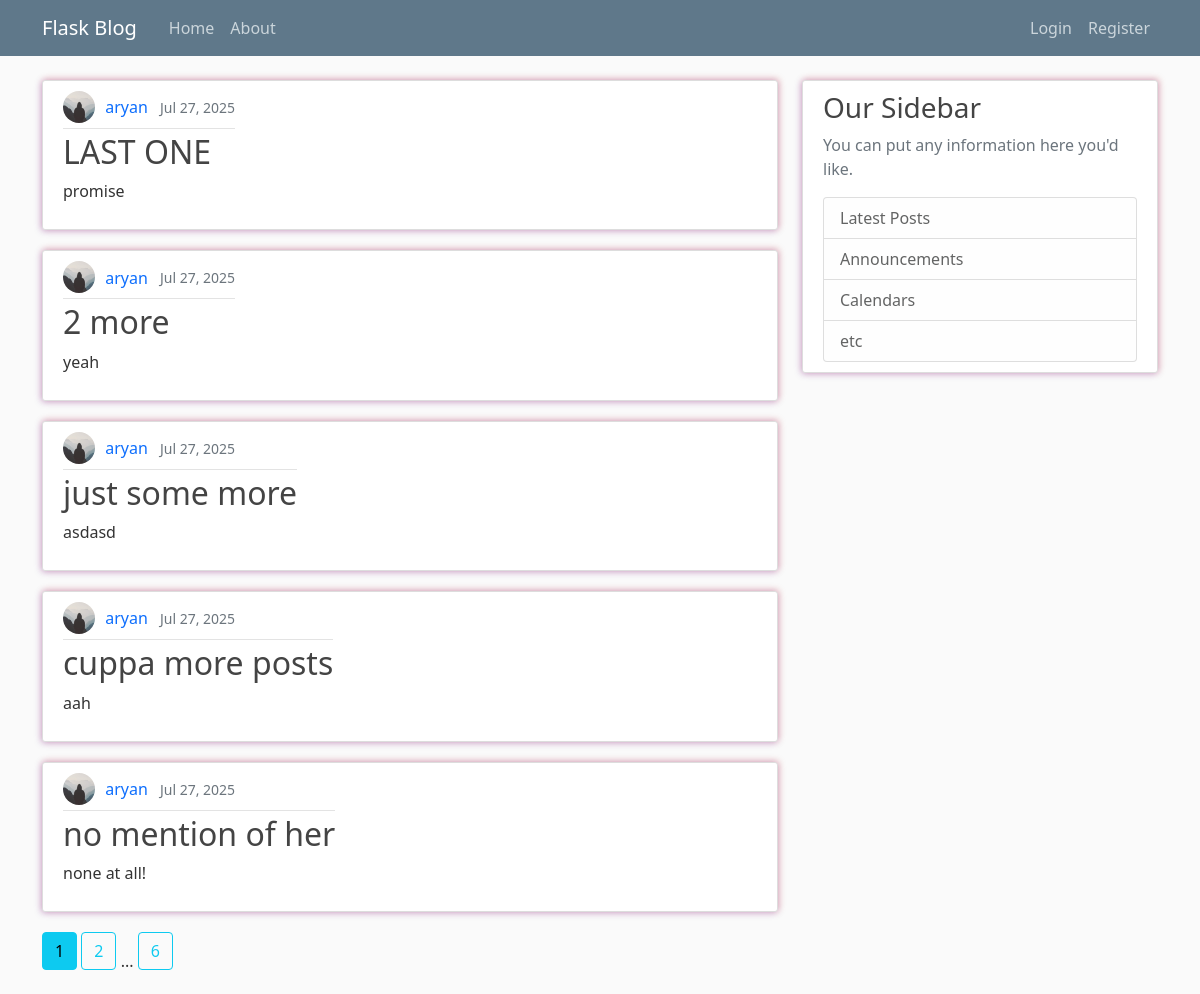
Page /home on the earlier database version.
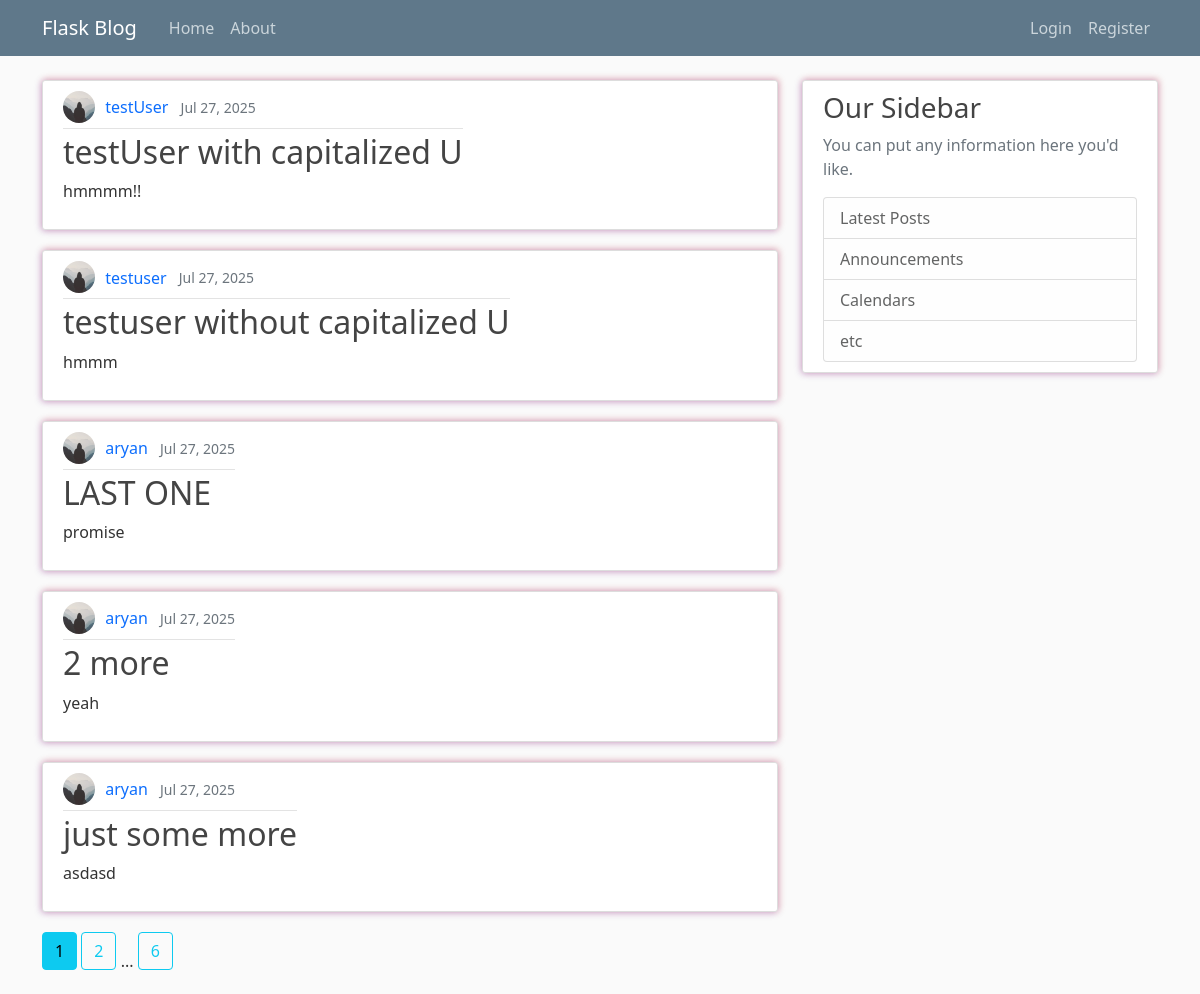
Same page on the later database version.
### flasknetwork/models.py (models this page shows, shortened)
class Post(db.Model):
    id = db.Column(db.Integer, primary_key=True)
    title = db.Column(db.String(100), nullable=False)
    date_posted = db.Column(db.DateTime, nullable=False, default=datetime.utcnow)
    content = db.Column(db.Text, nullable=False)
    user_id = db.Column(db.Integer, db.ForeignKey('user.id'), nullable=False)

class User(db.Model, UserMixin): # the *table* name is 'user' by default, not 'User'
    id = db.Column(db.Integer, primary_key=True)
    username = db.Column(db.String(20), unique=True, nullable=False)
    email = db.Column(db.String(120), unique=True, nullable=False)
    image_file = db.Column(db.String(20), nullable=False, default='default.jpg')
    password = db.Column(db.String(60), nullable=False)
    posts = db.relationship('Post', backref='author', lazy=True)

### flasknetwork/routes.py (the view)
@app.route('/')
@app.route('/home')
def home():
    page=request.args.get('page', 1, type=int)
    posts = Post.query.order_by(Post.date_posted.desc()).paginate(page=page, per_page=5)
    return render_template('home.html', title='Home Page', posts=posts)

### flasknetwork/templates/home.html
{% extends "layout.html" %}
{% block content %}
    {% for post in posts.items %}
        <article class="d-flex align-items-center content-section">
            <div>
                <div class="article-metadata">
                    <img class="rounded-circle article-img" src="{{ url_for('static', filename='profile_pics/' + post.author.image_file) }}" alt="{{ post.author.username }}'s profile picture">
                    <a class="me-2 author-link" href="#">{{ post.author.username }}</a>
                    <small class="text-muted">{{ post.date_posted.strftime('%b %d, %Y') }}</small>
                </div>
                <h2>
                    <a class="article-title" href="{{ url_for('post', post_id=post.id) }}">{{ post.title }}</a>
                </h2>
                <p class="article-content">{{ post.content }}</p>
            </div>
        </article>
    {% endfor %}
    {% for page_num in posts.iter_pages(left_edge=1, right_edge=1, left_current=1, right_current=1) %}
        {% if page_num %}
            {% if posts.page == page_num %}
                <a class="btn btn-info mb-4" href="{{ url_for('home', page=page_num) }}">{{ page_num }}</a>
            {% else %}
                <a class="btn btn-outline-info mb-4" href="{{ url_for('home', page=page_num) }}">{{ page_num }}</a>
            {% endif %}
        {% else %}
            ...
        {% endif %}
    {% endfor %}
{% endblock content %}

### flasknetwork/templates/layout.html (shortened to what this page needs)
<!DOCTYPE html>
<html lang="en">
<head>
    <link href="https://cdn.jsdelivr.net/npm/bootstrap@5.0.2/dist/css/bootstrap.min.css" rel="stylesheet">
    <link rel="stylesheet" href="{{ url_for('static', filename='css/main.css') }}">
</head>
<body>
    <header class="site-header">
        <nav class="navbar navbar-expand-md navbar-dark bg-steel fixed-top">
            <div class="container">
                <a class="navbar-brand me-4" href="/">Flask Blog</a>
                <div class="collapse navbar-collapse" id="navbarToggle">
                    <div class="navbar-nav me-auto">
                        <a class="nav-link" href="{{ url_for('home') }}">Home</a>
                        <a class="nav-link" href="{{ url_for('about') }}">About</a>
                    </div>
                    <div class="navbar-nav">
                        {% if current_user.is_authenticated %}
                            <a class="nav-link" href="{{ url_for('new_post') }}">New Post</a>
                            <a class="nav-link" href="{{ url_for('account') }}">Account</a>
                            <a class="nav-link" href="{{ url_for('logout') }}">Logout</a>
                        {% else %}
                            <a class="nav-link" href="{{ url_for('login') }}">Login</a>
                            <a class="nav-link" href="{{ url_for('register') }}">Register</a>
                        {% endif %}
                    </div>
                </div>
            </div>
        </nav>
    </header>
    <main class="container">
        <div class="row">
            <div class="col-md-8">
                {% block content %}{% endblock content %}
            </div>
            <div class="col-md-4">
                <div class="content-section">
                    <h3>Our Sidebar</h3>
                    <p class='text-muted'>You can put any information here you'd like.</p>
                    <ul class="list-group">
                        <li class="list-group-item list-group-item-light">Latest Posts</li>
                        <li class="list-group-item list-group-item-light">Announcements</li>
                        <li class="list-group-item list-group-item-light">Calendars</li>
                        <li class="list-group-item list-group-item-light">etc</li>
                    </ul>
                </div>
            </div>
        </div>
    </main>
</body>
</html>

### flasknetwork/static/css/main.css (style rules this page uses)
body { background: #fafafa; color: #333333; margin-top: 5rem; }
h1, h2, h3, h4, h5, h6 { color: #444444; }
.bg-steel { background-color: #5f788a; }
.site-header .navbar-nav .nav-link { color: #cbd5db; }
.content-section { background: #ffffff; padding: 10px 20px; border: 1px solid #dddddd; border-radius: 3px; margin-bottom: 20px; box-shadow: -1px 1px 7px 0 rgba(86, 3, 150, 0.25), 1px -1px 7px 0 rgba(201, 12, 12, 0.25); }
a.article-title, a.author-link { text-decoration: none; }
.article-title { color: #444444; word-wrap: break-word; word-break: break-word; hyphens: auto; }
.article-content { white-space: pre-line; }
.article-img { height: 32px; width: 32px; margin-right: 6px; margin-bottom: 4px; vertical-align: middle; }
.article-metadata { padding-bottom: 1px; margin-bottom: 4px; border-bottom: 1px solid #e3e3e3 }

Differences in the rows shown:
no longer on this page (row unchanged): Post: image_file (placeholder picture), author.username "aryan", date_posted "Jul 27, 2025", title "cuppa more posts", content "aah"
no longer on this page (row unchanged): Post: image_file (placeholder picture), author.username "aryan", date_posted "Jul 27, 2025", title "no mention of her", content "none at all!"
added Post: image_file (placeholder picture), author.username "testUser", date_posted "Jul 27, 2025", title "testUser with capitalized U", content "hmmmm!!"
added Post: image_file (placeholder picture), author.username "testuser", date_posted "Jul 27, 2025", title "testuser without capitalized U", content "hmmm"
